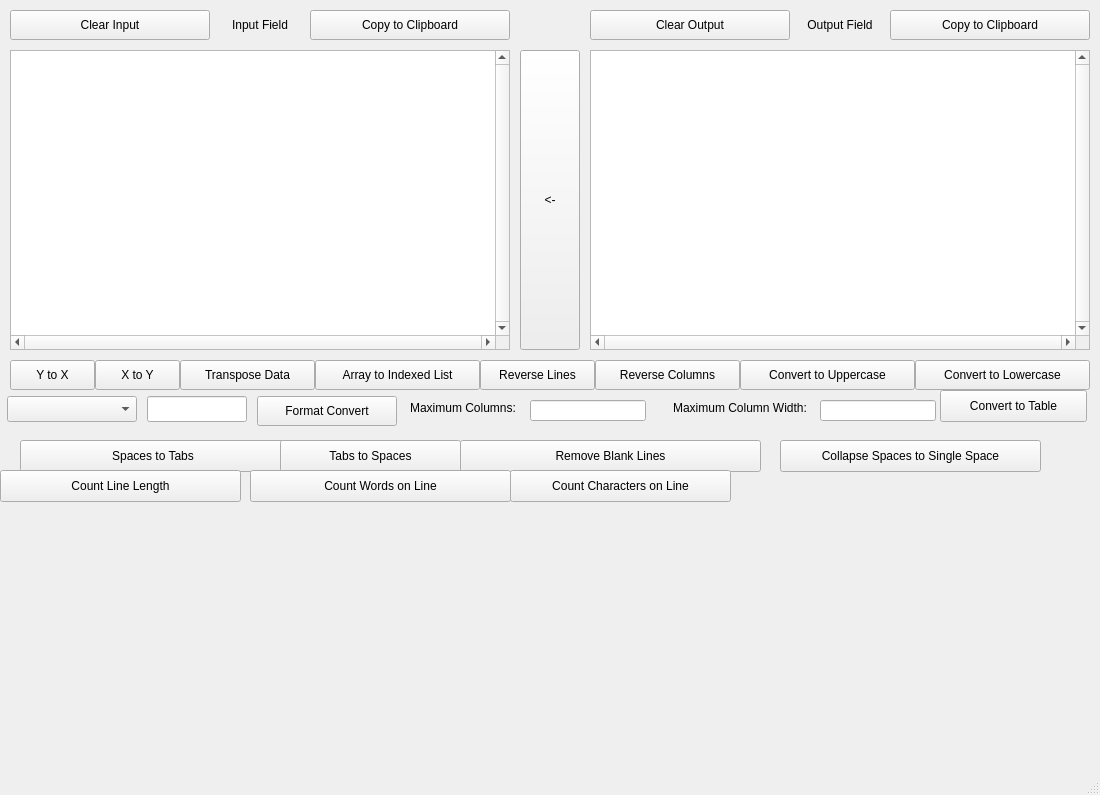
<?xml version="1.0" encoding="UTF-8"?>
<ui version="4.0">
 <class>MainWindow</class>
 <widget class="QMainWindow" name="MainWindow">
  <property name="geometry">
   <rect>
    <x>0</x>
    <y>0</y>
    <width>1100</width>
    <height>795</height>
   </rect>
  </property>
  <property name="windowTitle">
   <string>MainWindow</string>
  </property>
  <widget class="QWidget" name="centralwidget">
   <widget class="QPlainTextEdit" name="Text_Input">
    <property name="geometry">
     <rect>
      <x>10</x>
      <y>50</y>
      <width>500</width>
      <height>300</height>
     </rect>
    </property>
    <property name="sizePolicy">
     <sizepolicy hsizetype="Fixed" vsizetype="Fixed">
      <horstretch>0</horstretch>
      <verstretch>0</verstretch>
     </sizepolicy>
    </property>
    <property name="font">
     <font>
      <family>Courier New</family>
      <pointsize>10</pointsize>
     </font>
    </property>
    <property name="verticalScrollBarPolicy">
     <enum>Qt::ScrollBarAlwaysOn</enum>
    </property>
    <property name="horizontalScrollBarPolicy">
     <enum>Qt::ScrollBarAlwaysOn</enum>
    </property>
    <property name="lineWrapMode">
     <enum>QPlainTextEdit::NoWrap</enum>
    </property>
    <property name="plainText">
     <string/>
    </property>
    <property name="backgroundVisible">
     <bool>false</bool>
    </property>
   </widget>
   <widget class="QPlainTextEdit" name="Text_Output">
    <property name="geometry">
     <rect>
      <x>590</x>
      <y>50</y>
      <width>500</width>
      <height>300</height>
     </rect>
    </property>
    <property name="sizePolicy">
     <sizepolicy hsizetype="Fixed" vsizetype="Fixed">
      <horstretch>0</horstretch>
      <verstretch>0</verstretch>
     </sizepolicy>
    </property>
    <property name="font">
     <font>
      <family>Courier New</family>
      <pointsize>10</pointsize>
     </font>
    </property>
    <property name="autoFillBackground">
     <bool>false</bool>
    </property>
    <property name="verticalScrollBarPolicy">
     <enum>Qt::ScrollBarAlwaysOn</enum>
    </property>
    <property name="horizontalScrollBarPolicy">
     <enum>Qt::ScrollBarAlwaysOn</enum>
    </property>
    <property name="lineWrapMode">
     <enum>QPlainTextEdit::NoWrap</enum>
    </property>
   </widget>
   <widget class="QPushButton" name="Output2Input">
    <property name="geometry">
     <rect>
      <x>520</x>
      <y>50</y>
      <width>60</width>
      <height>300</height>
     </rect>
    </property>
    <property name="text">
     <string>&lt;-</string>
    </property>
   </widget>
   <widget class="QPushButton" name="btn_">
    <property name="geometry">
     <rect>
      <x>10</x>
      <y>360</y>
      <width>85</width>
      <height>30</height>
     </rect>
    </property>
    <property name="text">
     <string>Y to X</string>
    </property>
   </widget>
   <widget class="QPushButton" name="btn_1">
    <property name="geometry">
     <rect>
      <x>95</x>
      <y>360</y>
      <width>85</width>
      <height>30</height>
     </rect>
    </property>
    <property name="text">
     <string>X to Y</string>
    </property>
   </widget>
   <widget class="QPushButton" name="btn_5">
    <property name="geometry">
     <rect>
      <x>180</x>
      <y>360</y>
      <width>135</width>
      <height>30</height>
     </rect>
    </property>
    <property name="text">
     <string>Transpose Data</string>
    </property>
   </widget>
   <widget class="QPushButton" name="btn_2">
    <property name="geometry">
     <rect>
      <x>315</x>
      <y>360</y>
      <width>165</width>
      <height>30</height>
     </rect>
    </property>
    <property name="text">
     <string>Array to Indexed List</string>
    </property>
   </widget>
   <widget class="QPushButton" name="btn_3">
    <property name="geometry">
     <rect>
      <x>480</x>
      <y>360</y>
      <width>115</width>
      <height>30</height>
     </rect>
    </property>
    <property name="text">
     <string>Reverse Lines</string>
    </property>
   </widget>
   <widget class="QPushButton" name="btn_4">
    <property name="geometry">
     <rect>
      <x>595</x>
      <y>360</y>
      <width>145</width>
      <height>30</height>
     </rect>
    </property>
    <property name="text">
     <string>Reverse Columns</string>
    </property>
   </widget>
   <widget class="QPushButton" name="btn_6">
    <property name="geometry">
     <rect>
      <x>740</x>
      <y>360</y>
      <width>175</width>
      <height>30</height>
     </rect>
    </property>
    <property name="text">
     <string>Convert to Uppercase</string>
    </property>
   </widget>
   <widget class="QPushButton" name="btn_7">
    <property name="geometry">
     <rect>
      <x>915</x>
      <y>360</y>
      <width>175</width>
      <height>30</height>
     </rect>
    </property>
    <property name="text">
     <string>Convert to Lowercase</string>
    </property>
   </widget>
   <widget class="QPushButton" name="btn_Input_Clear">
    <property name="geometry">
     <rect>
      <x>10</x>
      <y>10</y>
      <width>200</width>
      <height>30</height>
     </rect>
    </property>
    <property name="text">
     <string>Clear Input</string>
    </property>
   </widget>
   <widget class="QLabel" name="lbl_Input_Field">
    <property name="geometry">
     <rect>
      <x>210</x>
      <y>10</y>
      <width>100</width>
      <height>30</height>
     </rect>
    </property>
    <property name="sizePolicy">
     <sizepolicy hsizetype="Preferred" vsizetype="Preferred">
      <horstretch>0</horstretch>
      <verstretch>0</verstretch>
     </sizepolicy>
    </property>
    <property name="text">
     <string>Input Field</string>
    </property>
    <property name="alignment">
     <set>Qt::AlignCenter</set>
    </property>
   </widget>
   <widget class="QPushButton" name="btn_Input_Copy">
    <property name="geometry">
     <rect>
      <x>310</x>
      <y>10</y>
      <width>200</width>
      <height>30</height>
     </rect>
    </property>
    <property name="text">
     <string>Copy to Clipboard</string>
    </property>
   </widget>
   <widget class="QPushButton" name="btn_Output_Clear">
    <property name="geometry">
     <rect>
      <x>590</x>
      <y>10</y>
      <width>200</width>
      <height>30</height>
     </rect>
    </property>
    <property name="text">
     <string>Clear Output</string>
    </property>
   </widget>
   <widget class="QLabel" name="lbl_Output_Field">
    <property name="geometry">
     <rect>
      <x>790</x>
      <y>10</y>
      <width>100</width>
      <height>30</height>
     </rect>
    </property>
    <property name="text">
     <string>Output Field</string>
    </property>
    <property name="alignment">
     <set>Qt::AlignCenter</set>
    </property>
   </widget>
   <widget class="QPushButton" name="btn_Output_Copy">
    <property name="geometry">
     <rect>
      <x>890</x>
      <y>10</y>
      <width>200</width>
      <height>30</height>
     </rect>
    </property>
    <property name="text">
     <string>Copy to Clipboard</string>
    </property>
   </widget>
   <widget class="QComboBox" name="comboBox">
    <property name="geometry">
     <rect>
      <x>7</x>
      <y>396</y>
      <width>130</width>
      <height>26</height>
     </rect>
    </property>
   </widget>
   <widget class="QLineEdit" name="lineEdit">
    <property name="geometry">
     <rect>
      <x>147</x>
      <y>396</y>
      <width>100</width>
      <height>26</height>
     </rect>
    </property>
   </widget>
   <widget class="QPushButton" name="btn_8">
    <property name="geometry">
     <rect>
      <x>257</x>
      <y>396</y>
      <width>140</width>
      <height>30</height>
     </rect>
    </property>
    <property name="text">
     <string>Format Convert</string>
    </property>
   </widget>
   <widget class="QLabel" name="label">
    <property name="geometry">
     <rect>
      <x>400</x>
      <y>400</y>
      <width>126</width>
      <height>16</height>
     </rect>
    </property>
    <property name="text">
     <string>Maximum Columns:</string>
    </property>
    <property name="alignment">
     <set>Qt::AlignCenter</set>
    </property>
   </widget>
   <widget class="QLineEdit" name="lineEdit_2">
    <property name="geometry">
     <rect>
      <x>530</x>
      <y>400</y>
      <width>116</width>
      <height>21</height>
     </rect>
    </property>
   </widget>
   <widget class="QLabel" name="label_2">
    <property name="geometry">
     <rect>
      <x>660</x>
      <y>400</y>
      <width>160</width>
      <height>16</height>
     </rect>
    </property>
    <property name="text">
     <string>Maximum Column Width:</string>
    </property>
    <property name="alignment">
     <set>Qt::AlignCenter</set>
    </property>
   </widget>
   <widget class="QLineEdit" name="lineEdit_3">
    <property name="geometry">
     <rect>
      <x>820</x>
      <y>400</y>
      <width>116</width>
      <height>21</height>
     </rect>
    </property>
   </widget>
   <widget class="QPushButton" name="btn_9">
    <property name="geometry">
     <rect>
      <x>940</x>
      <y>390</y>
      <width>147</width>
      <height>32</height>
     </rect>
    </property>
    <property name="text">
     <string>Convert to Table</string>
    </property>
   </widget>
   <widget class="QPushButton" name="btn_10">
    <property name="geometry">
     <rect>
      <x>20</x>
      <y>440</y>
      <width>266</width>
      <height>32</height>
     </rect>
    </property>
    <property name="text">
     <string>Spaces to Tabs</string>
    </property>
   </widget>
   <widget class="QPushButton" name="btn_11">
    <property name="geometry">
     <rect>
      <x>280</x>
      <y>440</y>
      <width>181</width>
      <height>32</height>
     </rect>
    </property>
    <property name="text">
     <string>Tabs to Spaces</string>
    </property>
   </widget>
   <widget class="QPushButton" name="btn_12">
    <property name="geometry">
     <rect>
      <x>460</x>
      <y>440</y>
      <width>301</width>
      <height>32</height>
     </rect>
    </property>
    <property name="text">
     <string>Remove Blank Lines</string>
    </property>
   </widget>
   <widget class="QPushButton" name="btn_13">
    <property name="geometry">
     <rect>
      <x>780</x>
      <y>440</y>
      <width>261</width>
      <height>32</height>
     </rect>
    </property>
    <property name="text">
     <string>Collapse Spaces to Single Space</string>
    </property>
   </widget>
   <widget class="QPushButton" name="btn_16">
    <property name="geometry">
     <rect>
      <x>250</x>
      <y>470</y>
      <width>261</width>
      <height>32</height>
     </rect>
    </property>
    <property name="text">
     <string>Count Words on Line</string>
    </property>
   </widget>
   <widget class="QPushButton" name="btn_15">
    <property name="geometry">
     <rect>
      <x>510</x>
      <y>470</y>
      <width>221</width>
      <height>32</height>
     </rect>
    </property>
    <property name="text">
     <string>Count Characters on Line</string>
    </property>
   </widget>
   <widget class="QPushButton" name="btn_14">
    <property name="geometry">
     <rect>
      <x>0</x>
      <y>470</y>
      <width>241</width>
      <height>32</height>
     </rect>
    </property>
    <property name="text">
     <string>Count Line Length</string>
    </property>
   </widget>
   <zorder>comboBox</zorder>
   <zorder>lineEdit</zorder>
   <zorder>btn_8</zorder>
   <zorder>label</zorder>
   <zorder>lineEdit_2</zorder>
   <zorder>label_2</zorder>
   <zorder>lineEdit_3</zorder>
   <zorder>btn_9</zorder>
   <zorder>Text_Input</zorder>
   <zorder>Text_Output</zorder>
   <zorder>Output2Input</zorder>
   <zorder>btn_</zorder>
   <zorder>btn_1</zorder>
   <zorder>btn_5</zorder>
   <zorder>btn_2</zorder>
   <zorder>btn_3</zorder>
   <zorder>btn_4</zorder>
   <zorder>btn_6</zorder>
   <zorder>btn_7</zorder>
   <zorder>btn_Input_Clear</zorder>
   <zorder>lbl_Input_Field</zorder>
   <zorder>btn_Input_Copy</zorder>
   <zorder>btn_Output_Clear</zorder>
   <zorder>lbl_Output_Field</zorder>
   <zorder>btn_Output_Copy</zorder>
   <zorder>btn_10</zorder>
   <zorder>btn_11</zorder>
   <zorder>btn_12</zorder>
   <zorder>btn_13</zorder>
   <zorder>btn_14</zorder>
   <zorder>btn_16</zorder>
   <zorder>btn_15</zorder>
   <zorder>btn_14</zorder>
  </widget>
  <widget class="QMenuBar" name="menubar">
   <property name="geometry">
    <rect>
     <x>0</x>
     <y>0</y>
     <width>1100</width>
     <height>22</height>
    </rect>
   </property>
  </widget>
  <widget class="QStatusBar" name="statusbar"/>
 </widget>
 <layoutdefault spacing="6" margin="9"/>
 <resources/>
 <connections/>
 <designerdata>
  <property name="gridDeltaX">
   <number>10</number>
  </property>
  <property name="gridDeltaY">
   <number>10</number>
  </property>
  <property name="gridSnapX">
   <bool>true</bool>
  </property>
  <property name="gridSnapY">
   <bool>true</bool>
  </property>
  <property name="gridVisible">
   <bool>true</bool>
  </property>
 </designerdata>
</ui>
